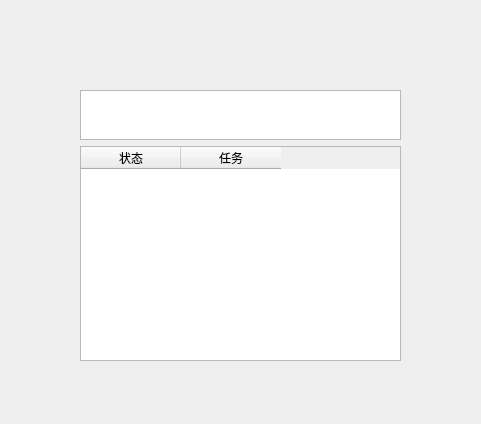
<?xml version="1.0" encoding="UTF-8"?>
<ui version="4.0">
 <class>Form</class>
 <widget class="QWidget" name="Form">
  <property name="geometry">
   <rect>
    <x>0</x>
    <y>0</y>
    <width>481</width>
    <height>424</height>
   </rect>
  </property>
  <property name="windowTitle">
   <string notr="true">任务列表</string>
  </property>
  <widget class="QWidget" name="verticalLayoutWidget">
   <property name="geometry">
    <rect>
     <x>80</x>
     <y>90</y>
     <width>321</width>
     <height>271</height>
    </rect>
   </property>
   <layout class="QVBoxLayout" name="verticalLayout">
    <item>
     <widget class="QTextEdit" name="showtext">
      <property name="maximumSize">
       <size>
        <width>16777215</width>
        <height>50</height>
       </size>
      </property>
      <property name="readOnly">
       <bool>true</bool>
      </property>
     </widget>
    </item>
    <item>
     <widget class="QTableWidget" name="todolist">
      <column>
       <property name="text">
        <string>状态</string>
       </property>
      </column>
      <column>
       <property name="text">
        <string>任务</string>
       </property>
      </column>
     </widget>
    </item>
   </layout>
  </widget>
 </widget>
 <resources/>
 <connections/>
</ui>
